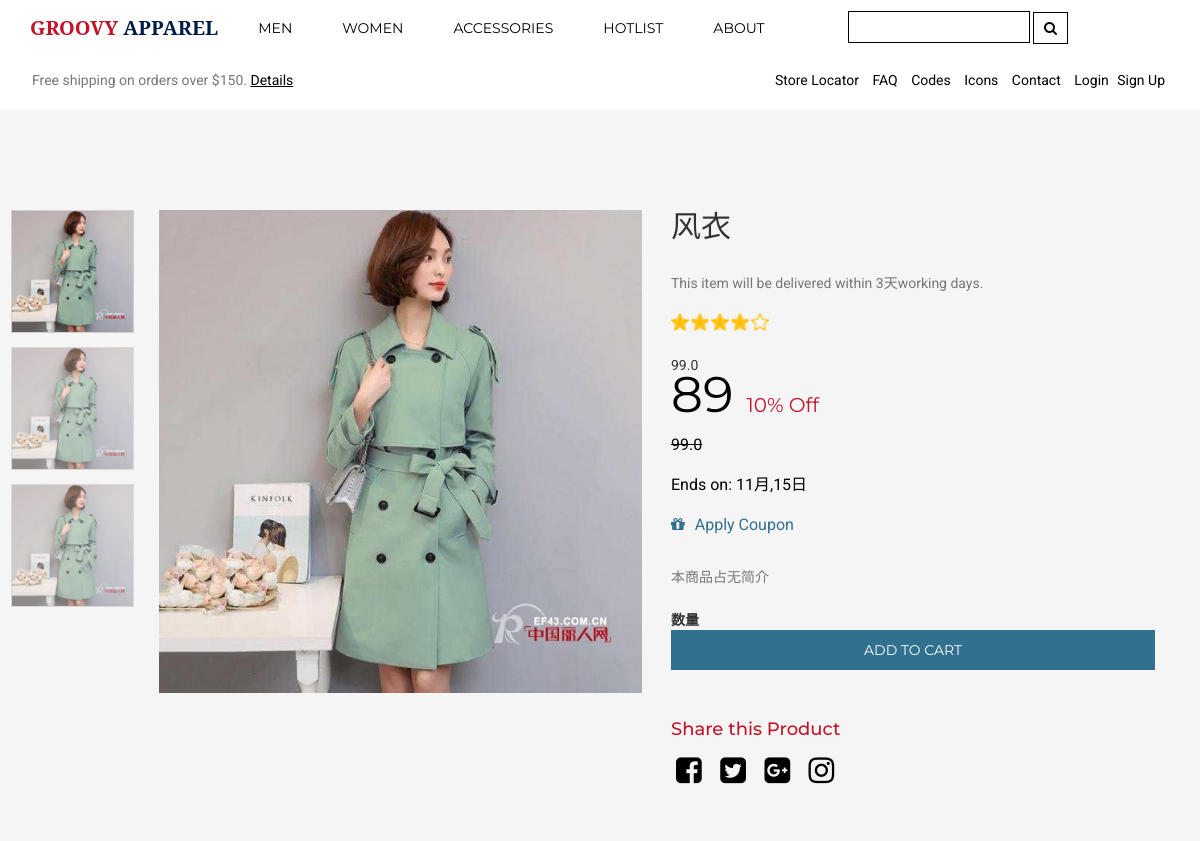
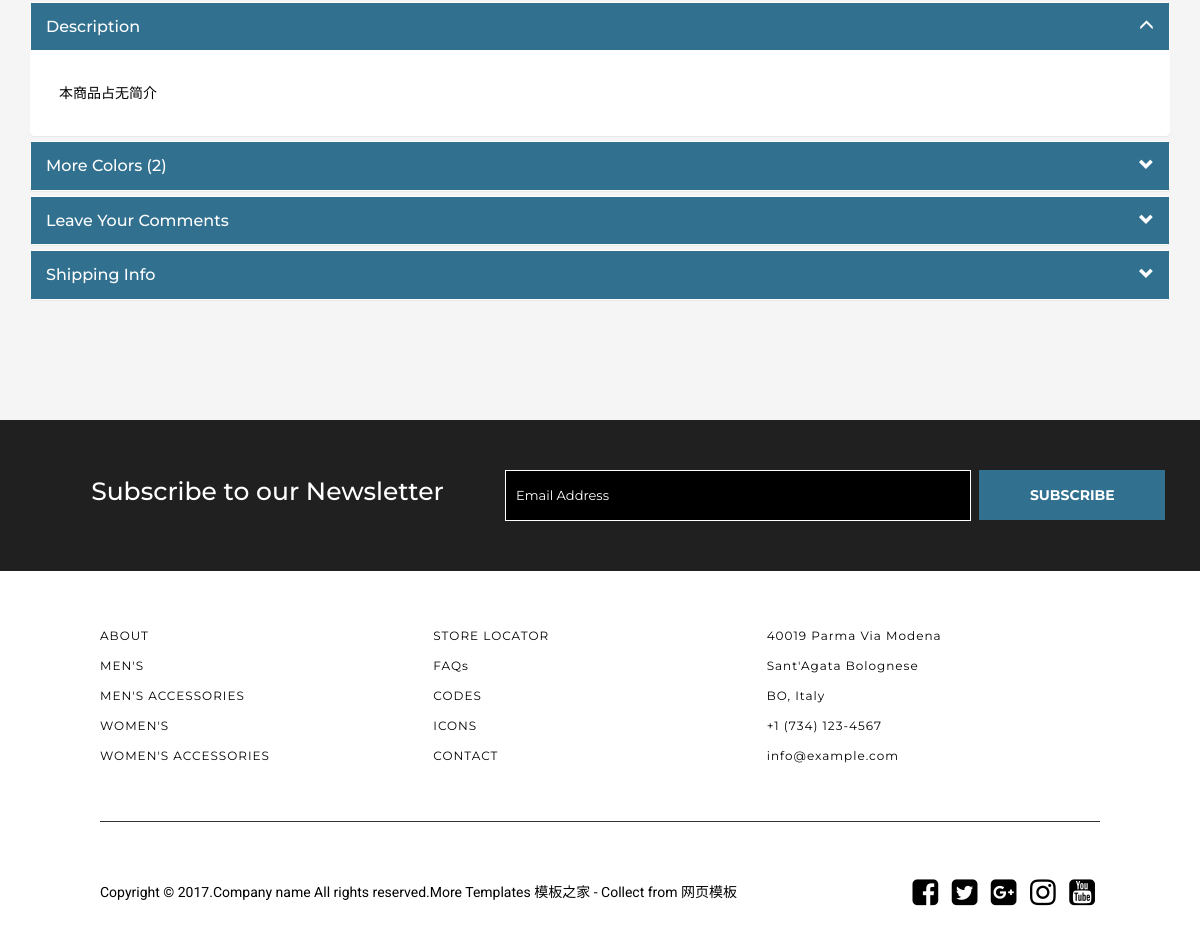
/shopping/mansingle/1/, run on the app's committed database (2 pictures, top to bottom).
### items_detail/models.py (models this page shows, shortened)
class Item(models.Model):
    name = models.CharField(max_length=50, null=False, blank=False, verbose_name='产品名称')
    delivery_time = models.CharField(max_length=20, default='3天', verbose_name='送货时间')
    price = models.FloatField(max_length=20, verbose_name='商品价格')
    ends_time = models.DateTimeField(verbose_name='下架时间')
    desc = models.CharField(max_length=1024, default='本商品占无简介', verbose_name='商品简介')
    color = models.CharField(max_length=10, default='黑色', verbose_name='颜色')
    images = models.ImageField(null=True)
    gender = models.ManyToManyField(Gender)
    type = models.ManyToManyField(Type)
    featured = models.ManyToManyField(Featured)
    class Meta:
        verbose_name = '商品信息'
        verbose_name_plural = verbose_name

### items_detail/views.py (the view)
# urls.py: url(r'^mansingle/(?P<pk>\d+)/$', MensSingle.as_view(), name='menssingle'),
class MensSingle(DetailView):
    template_name = 'bootstrap/mens_single.html'
    model = Item
    context_object_name = 'single_detail'
    user_register_form = UserRegisterForm()
    user_login_form = UserLoginForm()
    def get_context_data(self, **kwargs):
        kwargs['add_form'] = AddForm()
        kwargs['user_register_form'] = self.user_register_form
        kwargs['user_login_form'] = self.user_login_form
        kwargs['comment_form'] = CommentForm()
        kwargs['user_comments'] =Comments.objects.filter(item__id=kwargs['object'].pk).order_by('-comment_time')
        return super().get_context_data(**kwargs)

### mycart/forms.py
class AddForm(forms.ModelForm):
    class Meta:
        model = LineItem
        fields = ("item", "quantity")

### users/forms.py
class UserRegisterForm(forms.Form):
    username = forms.CharField(max_length=50)
    password = forms.CharField(max_length=50, widget=forms.PasswordInput)
    email = forms.CharField(max_length=50)
    phone_num = forms.CharField(max_length=50)

### templates/bootstrap/mens_single.html (shortened to what this page needs)
<!DOCTYPE html>
<html lang="zxx">
<head>
{% load static %}
	<link rel="stylesheet" href={% static "css/bootstrap.css" %}	 type="text/css" media="all">
	<link rel="stylesheet" href={% static "css/style.css" %}		 type="text/css" media="all">
	<link rel="stylesheet" href={% static "css/flexslider.css" %} type="text/css" media="all">
 <link rel="stylesheet" href={% static "css/font-awesome.css" %} 		 type="text/css" media="all">
 <link rel="stylesheet" href={% static "fonts/fontawesome-webfont.ttf" %} type="text/css" media="all">
</head>
<body>
	<div class="agileheader">
		<nav class="navbar navbar-default w3ls navbar-fixed-top">
			<div class="container">
				<div class="navbar-header wthree nav_2">
					<a class="navbar-brand agileinfo" href={% url "shopping_index" %}><span>GROOVY</span> APPAREL</a>
				</div>
				<div id="bs-megadropdown-tabs" class="navbar-collapse collapse">
					<ul class="nav navbar-nav">
						<li class="dropdown">
							<a href="#" class="dropdown-toggle w3-agile hyper" data-toggle="dropdown"><span> MEN </span></a>
						</li>
						<li class="dropdown">
							<a href="#" class="dropdown-toggle hyper" data-toggle="dropdown"><span> WOMEN </span></a>
						</li>
						<li class="dropdown">
							<a href="#" class="dropdown-toggle hyper" data-toggle="dropdown"><span> ACCESSORIES </span></a>
						</li>
						<li class="dropdown">
							<a href="#" class="dropdown-toggle hyper" data-toggle="dropdown"><span> HOTLIST </span></a>
						</li>
						<li><a href="about.html">ABOUT</a></li>
						<li class="wthreesearch">
							<form action="#" method="post">
								<input type="search" name="Search" placeholder="Search for a Product" required="">
								<button type="submit" class="btn btn-default search" aria-label="Left Align">
									<i class="fa fa-search" aria-hidden="true"></i>
								</button>
							</form>
						</li>
					</ul>
				</div>
			</div>
		</nav>
		<div class="agileheader-topbar">
			<div class="container">
				<div class="col-md-6 agileheader-topbar-grid agileheader-topbar-grid1">
					<p>Free shipping on orders over $150. <a href="payment.html">Details</a></p>
				</div>
				<div class="col-md-6 agileheader-topbar-grid agileheader-topbar-grid2">
					<ul>
						<li><a href="stores.html">Store Locator</a></li>
						<li><a href="faq.html">FAQ</a></li>
                        <li><a href="codes.html">Codes</a></li>
						<li><a href="icons.html">Icons</a></li>
						<li><a href="contact.html">Contact</a></li>
                        {% if request.user.is_authenticated %}
                            <li >{{ request.user.username }}
                            已登录</li>
						<li><a href={% url 'user_logout' %}>Logout</a></li>
                        {% else %}
                        <li><a class="popup-with-zoom-anim" href="#small-dialog1">Login</a></li>
                        {% endif %}
						<li><a class="popup-with-zoom-anim" href="#small-dialog2">Sign Up</a></li>
					</ul>
				</div>
				<div class="clearfix"></div>
			</div>
		</div>
	</div>
	<div class="w3aitssinglewthree">
		<div class="container">
			<div class="products">
			<div class="single-page">
				<div class="single-page-row" id="detail-21">
					<div class="col-md-6 single-top-left">
						<div class="flexslider">
							<ul class="slides">
								<li data-thumb="{{ MEDIA_URL }}{{ single_detail.images }}">
									<div class="thumb-image detail_images"> <img src="{{ MEDIA_URL }}{{ single_detail.images }}" data-imagezoom="true" class="img-responsive" alt="Groovy Apparel"></div>
								</li>
							</ul>
						</div>
					</div>
					<div class="col-md-6 single-top-right">
						<h1 class="item_name">{{ single_detail.name }}</h1>
						<p>This item will be delivered within {{ single_detail.delivery_time }}working days.</p>
						<div class="rating">
							<span class="starRating">
								<label for="rating5">5</label>
								<label for="rating4">4</label>
								<label for="rating3">3</label>
								<label for="rating2">2</label>
								<label for="rating1">1</label>
							</span>
						</div>
						<div class="single-price">
							<ul>  {{ single_detail.price }}
								<li>{% widthratio single_detail.price 10 9 %} <small>10% Off</small></li>
								<li><del>{{ single_detail.price }}</del></li>
								<li>Ends on: {{ single_detail.ends_time.month }}月,{{ single_detail.ends_time.day }}日</li>
								<li><a href="#"><i class="fa fa-gift" aria-hidden="true"></i>Apply Coupon</a></li>
							</ul>
						</div>
						<p class="single-price-text">{{ single_detail.desc }}</p>
						<div class="cbp-pgcontent aitssinglew3" id="mens_single">
							<form action={% url "additems" %} method="post">
                                <label>数量</label><input type='hidden' name="quantity" value="1">
                                <input type="submit" value="ADD TO CART">
                            </form>
						</div>
						<div class="agilesocialwthree">
							<h4>Share this Product</h4>
							<ul class="social-icons">
								<li><a href="#" class="facebook w3ls" title="Go to Our Facebook Page"><i class="fa w3ls fa-facebook-square" aria-hidden="true"></i></a></li>
								<li><a href="#" class="twitter w3l" title="Go to Our Twitter Account"><i class="fa w3l fa-twitter-square" aria-hidden="true"></i></a></li>
								<li><a href="#" class="googleplus w3" title="Go to Our Google Plus Account"><i class="fa w3 fa-google-plus-square" aria-hidden="true"></i></a></li>
								<li><a href="#" class="instagram wthree" title="Go to Our Instagram Account"><i class="fa wthree fa-instagram" aria-hidden="true"></i></a></li>
							</ul>
						</div>
					</div>
				</div>
			</div>
			<div class="aitsaccordionw3layouts">
				<div class="panel-group" id="accordion" role="tablist" aria-multiselectable="true">
					<div class="panel panel-default">
						<div class="panel-heading" role="tab" id="headingOne">
							<h4 class="panel-title asd">
								<a class="pa_italic" role="button" data-toggle="collapse" data-parent="#accordion" href="#collapseOne" aria-expanded="true" aria-controls="collapseOne">Description <i class="glyphicon glyphicon-menu-up" aria-hidden="true"></i>
								</a>
							</h4>
						</div>
						<div id="collapseOne" class="panel-collapse collapse in" role="tabpanel" aria-labelledby="headingOne">
							<div class="panel-body panel_text">
								<div class="scrollbar" id="style-2">
                                    {{ single_detail.desc }}
									</div>
							</div>
						</div>
					</div>
					<div class="panel panel-default">
						<div class="panel-heading" role="tab" id="headingTwo">
							<h4 class="panel-title asd">
								<a class="pa_italic collapsed" role="button" data-toggle="collapse" data-parent="#accordion" href="#collapseTwo" aria-expanded="false" aria-controls="collapseTwo">More Colors (2) <span class="glyphicon glyphicon glyphicon-chevron-down" aria-hidden="true"></span>
								</a>
							</h4>
						</div>
					</div>
					<div class="panel panel-default">
						<div class="panel-heading" role="tab" id="headingThree">
							<h4 class="panel-title asd">
								<a class="pa_italic collapsed" role="button" data-toggle="collapse" data-parent="#accordion" href="#collapseThree" aria-expanded="false" aria-controls="collapseThree">Leave Your Comments <span class="glyphicon glyphicon glyphicon-chevron-down" aria-hidden="true"></span>
								</a>
							</h4>
						</div>
					</div>
					<div class="panel panel-default">
						<div class="panel-heading" role="tab" id="headingFour">
							<h4 class="panel-title asd">
								<a class="pa_italic collapsed" role="button" data-toggle="collapse" data-parent="#accordion" href="#collapseFour" aria-expanded="false" aria-controls="collapseFour">Shipping Info <span class="glyphicon glyphicon glyphicon-chevron-down" aria-hidden="true"></span>
								</a>
							</h4>
						</div>
					</div>
				</div>
			</div>
		</div>
		</div>
	</div>
	<div class="w3lsnewsletter" id="w3lsnewsletter">
		<div class="container">
			<div class="w3lsnewsletter-grids">
				<div class="col-md-5 w3lsnewsletter-grid w3lsnewsletter-grid-1 subscribe">
					<h2>Subscribe to our Newsletter</h2>
				</div>
				<div class="col-md-7 w3lsnewsletter-grid w3lsnewsletter-grid-2 email-form">
					<form action="#" method="post">
						<input class="email" type="email" name="Email" placeholder="Email Address" required="">
						<input type="submit" class="submit" value="SUBSCRIBE">
					</form>
				</div>
			</div>
		</div>
	</div>
	<div class="agileinfofooter">
		<div class="agileinfofooter-grids">
			<div class="col-md-4 agileinfofooter-grid agileinfofooter-grid1">
				<ul>
					<li><a href="about.html">ABOUT</a></li>
					<li><a href={% url "mens" %}>MEN'S</a></li>
					<li><a href={% url "mensaccessory" %}>MEN'S ACCESSORIES</a></li>
					<li><a href={% url "womens" %}>WOMEN'S</a></li>
					<li><a href={% url "womensaccessory" %}>WOMEN'S ACCESSORIES</a></li>
				</ul>
			</div>
			<div class="col-md-4 agileinfofooter-grid agileinfofooter-grid2">
				<ul>
					<li><a href="stores.html">STORE LOCATOR</a></li>
					<li><a href="faq.html">FAQs</a></li>
					<li><a href="codes.html">CODES</a></li>
					<li><a href="icons.html">ICONS</a></li>
					<li><a href="contact.html">CONTACT</a></li>
				</ul>
			</div>
			<div class="col-md-4 agileinfofooter-grid agileinfofooter-grid3">
				<address>
					<ul>
						<li>40019 Parma Via Modena</li>
						<li>Sant'Agata Bolognese</li>
						<li>BO, Italy</li>
						<li>+1 (734) 123-4567</li>
						<li><a class="mail" href="mailto:mail@example.com">info@example.com</a></li>
					</ul>
				</address>
			</div>
			<div class="clearfix"></div>
		</div>
	</div>
	<div class="w3lscopyrightaits">
		<div class="col-md-8 w3lscopyrightaitsgrid w3lscopyrightaitsgrid1">
			<p>Copyright &copy; 2017.Company name All rights reserved.More Templates <a href="http://www.cssmoban.com/" target="_blank" title="模板之家">模板之家</a> - Collect from <a href="http://www.cssmoban.com/" title="网页模板" target="_blank">网页模板</a></p>
		</div>
		<div class="col-md-4 w3lscopyrightaitsgrid w3lscopyrightaitsgrid2">
			<div class="agilesocialwthree">
				<ul class="social-icons">
					<li><a href="#" class="facebook w3ls" title="Go to Our Facebook Page"><i class="fa w3ls fa-facebook-square" aria-hidden="true"></i></a></li>
					<li><a href="#" class="twitter w3l" title="Go to Our Twitter Account"><i class="fa w3l fa-twitter-square" aria-hidden="true"></i></a></li>
					<li><a href="#" class="googleplus w3" title="Go to Our Google Plus Account"><i class="fa w3 fa-google-plus-square" aria-hidden="true"></i></a></li>
					<li><a href="#" class="instagram wthree" title="Go to Our Instagram Account"><i class="fa wthree fa-instagram" aria-hidden="true"></i></a></li>
					<li><a href="#" class="youtube w3layouts" title="Go to Our Youtube Channel"><i class="fa w3layouts fa-youtube-square" aria-hidden="true"></i></a></li>
				</ul>
			</div>
		</div>
		<div class="clearfix"></div>
	</div>
</body>
</html>

### static/css/flexslider.css (style rules this page uses)
.slides, .slides > li, .flex-control-nav, .flex-direction-nav { margin: 0; padding: 0; list-style: none; }

### data on the page
Item: images (picture), name "风衣", delivery_time "3天", price "99.0", price "89", ends_time.month "11", ends_time.day "15", desc "本商品占无简介"
